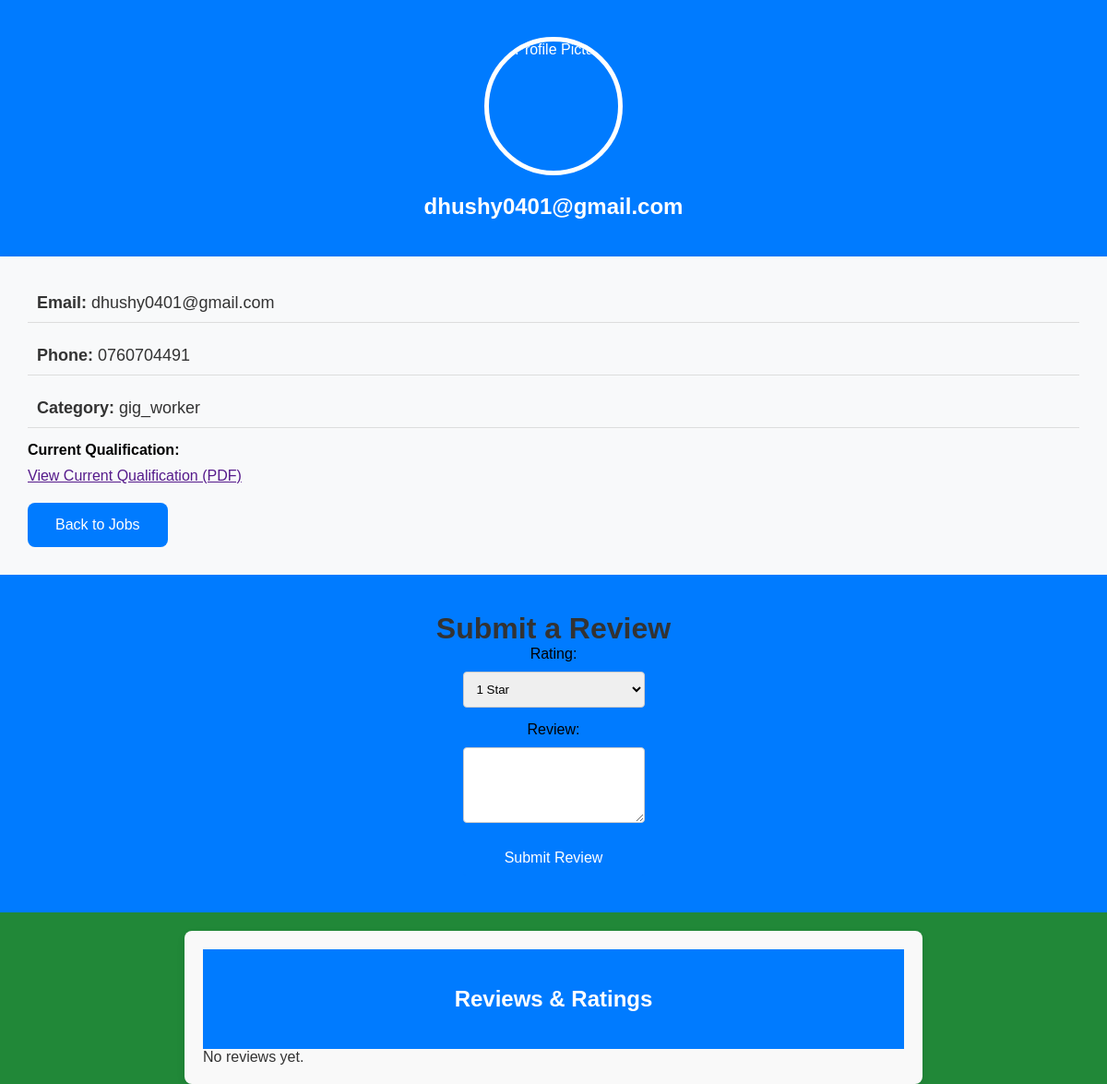
The app's page /view_profile.php?user_id=15&logged_in_user_id=Guest&job_id=15 with its own data.
### tables this page shows
CREATE TABLE `users` (
  `id` int(10) UNSIGNED NOT NULL,
  `name` varchar(255) NOT NULL,
  `username` varchar(100) NOT NULL,
  `email` varchar(255) NOT NULL,
  `phone` varchar(20) NOT NULL,
  `password` varchar(255) NOT NULL,
  `usertype` varchar(255) NOT NULL,
  `created_at` timestamp NOT NULL DEFAULT current_timestamp(),
  `updated_at` timestamp NOT NULL DEFAULT current_timestamp() ON UPDATE current_timestamp(),
  `degrees` varchar(255) NOT NULL,
  `profile_picture` varchar(255) NOT NULL
);

### view_profile.php (the view, shortened to what this page needs)
<?php
include('db.php');
if (isset($_GET['user_id'])) {
    $user_id = intval($_GET['user_id']);
    $sql = "SELECT name, email, phone, profile_picture, degrees, usertype FROM users WHERE id = ?";
    $stmt = $conn->prepare($sql);
    $stmt->bind_param("i", $user_id);
    $stmt->execute();
    $result = $stmt->get_result();
    if ($result->num_rows > 0) {
        $user = $result->fetch_assoc();
    } else {
        echo "<p>User profile not found.</p>";
        exit();
    }
} else {
    echo "<p>No user selected.</p>";
    exit();
}
?>
<!DOCTYPE html>
<html lang="en">
<head>
    <link rel="stylesheet" href="css/view_profile.css">
</head>
<body>
        <div class="profile-header">
            <img src="<?php echo htmlspecialchars($user['profile_picture']); ?>" alt="Profile Picture" class="profile-img">
            <h2><?php echo htmlspecialchars($user['name']); ?></h2>
        </div>
        <div class="profile-details">
            <p><strong>Email:</strong> <?php echo htmlspecialchars($user['email']); ?></p>
            <p><strong>Phone:</strong> <?php echo htmlspecialchars($user['phone']); ?></p>
            <p><strong>Category:</strong> <?php echo htmlspecialchars($user['usertype']); ?></p>
            <div class="mb-3">
                <label for="degrees" class="form-label"><strong>Current Qualification:</strong></label>
                <a href="<?php echo htmlspecialchars($user['degrees']); ?>" target="_blank">View Current Qualification (PDF)</a>
            </div>
            <a href="view_jobs.php" class="back-button">Back to Jobs</a>
        </div>
    <div class="container">
        <h1>Submit a Review</h1>
        <form action="submit_review.php" method="POST">
    <div class="form-group">
        <label for="rating">Rating:</label>
        <select id="rating" name="rating" required>
            <option value="1">1 Star</option>
        </select>
    </div>
    <div class="form-group">
        <label for="review">Review:</label>
        <textarea id="review" name="review" rows="4" required></textarea>
    </div>
    <button type="submit">Submit Review</button>
</form>
    </div>
    <div class="reviews-container">
    <h2 class="profile-header">Reviews & Ratings</h2>
    <?php
$reviews_query = "SELECT * FROM reviews WHERE customer_id = ? ORDER BY review_date DESC";
$stmt = $conn->prepare($reviews_query);
$stmt->bind_param("i", $jobPosterId);
$stmt->execute();
$reviews_result = $stmt->get_result();
    if ($reviews_result->num_rows > 0):
        while ($review = $reviews_result->fetch_assoc()):
    ?>
            <div class="review-card">
                <p><strong>Reviewer:</strong> <?php echo htmlspecialchars($review['contractor_id']); ?></p>
                <p><strong>Rating:</strong> <?php echo str_repeat("★", $review['rating']); ?> (<?php echo $review['rating']; ?>/5)</p>
                <p><strong>Review:</strong> <?php echo htmlspecialchars($review['review']); ?></p>
                <p><strong>Date:</strong> <?php echo date("F j, Y", strtotime($review['review_date'])); ?></p>
            </div>
    <?php
        endwhile;
    else:
    ?>
        <p>No reviews yet.</p>
    <?php endif; ?>
</div>
</body>
</html>

### css/view_profile.css (style rules this page uses)
* { margin: 0; padding: 0; box-sizing: border-box; }
html, body { height: 100%; font-family: 'Arial', sans-serif; background-color: #218838; color: #333; }
.profile-header { display: flex; flex-direction: column; align-items: center; background-color: #007bff; color: white; padding: 40px; text-align: center; width: 100%; }
.profile-img { width: 150px; height: 150px; border-radius: 50%; margin-bottom: 20px; border: 5px solid #fff; }
.profile-details { background-color: #f8f9fa; padding: 30px; text-align: left; width: 100%; box-shadow: 0 2px 10px rgba(0, 0, 0, 0.1); }
.profile-details p { font-size: 18px; margin-bottom: 15px; padding: 10px; border-bottom: 1px solid #ddd; }
.back-button { display: inline-block; margin-top: 20px; padding: 15px 30px; background-color: #007bff; color: white; text-decoration: none; border-radius: 8px; transition: background-color 0.3s; text-align: center; }
.container { display: flex; flex-direction: column; align-items: center; background-color: #007bff; color: white; padding: 40px; text-align: center; width: 100%; }
h1 { text-align: center; color: #333; }
.form-group { margin-bottom: 15px; }
label { display: block; margin-bottom: 10px; font-size: 16px; color: black; }
input[type="number"], select, textarea { width: 100%; padding: 10px; border: 1px solid #ccc; border-radius: 4px; }
textarea { resize: vertical; }
button { width: 100%; padding: 10px; background-color: #007bff; color: white; border: none; border-radius: 4px; cursor: pointer; font-size: 16px; }
.reviews-container { margin: 20px auto; padding: 20px; max-width: 800px; background-color: #f9f9f9; border-radius: 8px; box-shadow: 0px 4px 8px rgba(0, 0, 0, 0.1); }

### records on screen
users: name "dhushy0401@gmail.com", email "dhushy0401@gmail.com", phone "0760704491", usertype "gig_worker"
